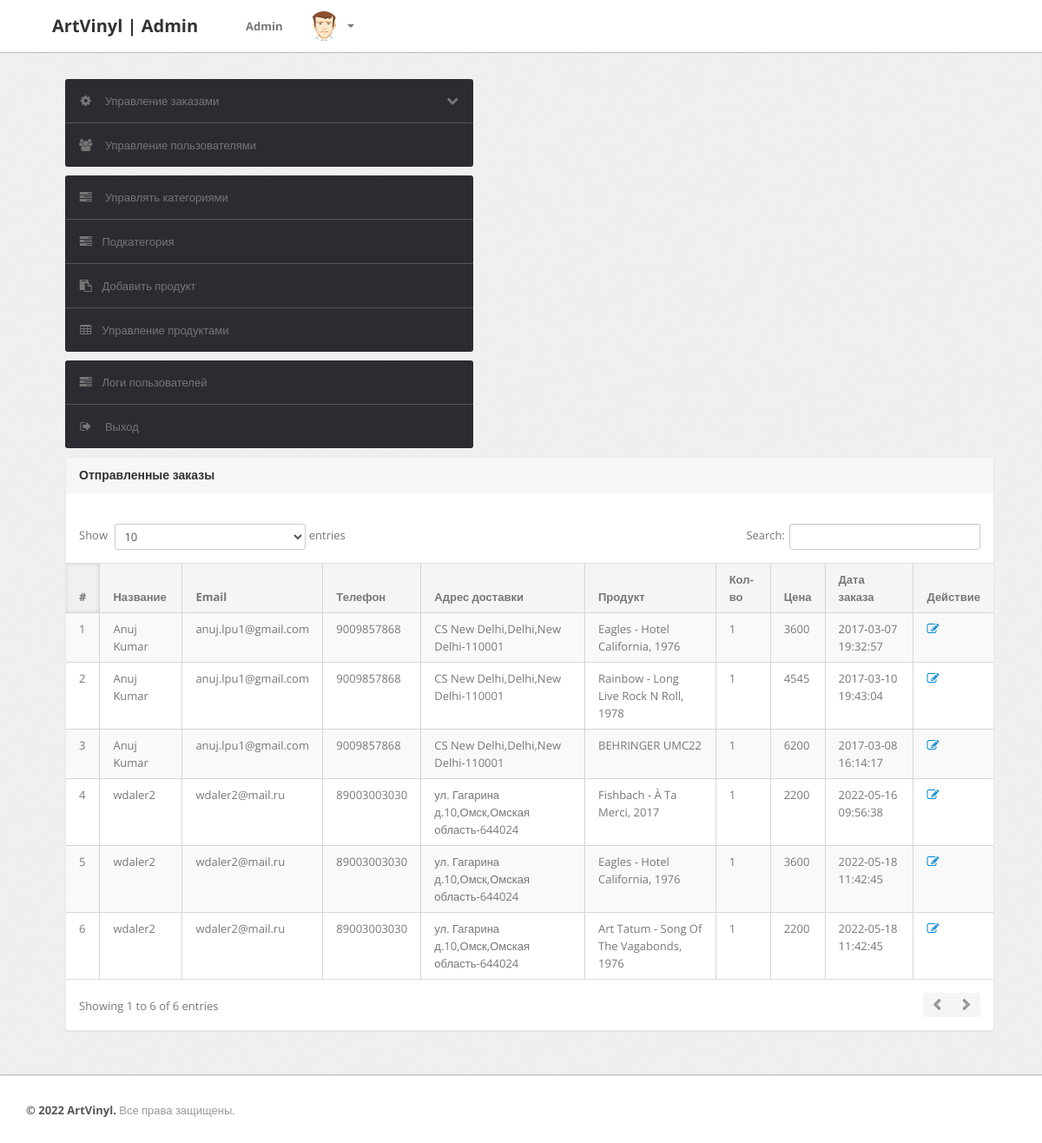
Page /admin/delivered-orders.php (signed in) on the committed database.
### tables this page shows
CREATE TABLE `orders` (
  `id` int(11) NOT NULL,
  `userId` int(11) DEFAULT NULL,
  `productId` int(11) DEFAULT NULL,
  `quantity` int(11) DEFAULT NULL,
  `orderDate` timestamp NOT NULL DEFAULT current_timestamp(),
  `paymentMethod` varchar(50) DEFAULT NULL,
  `orderStatus` varchar(55) DEFAULT NULL
);

CREATE TABLE `users` (
  `id` int(11) NOT NULL,
  `name` varchar(255) DEFAULT NULL,
  `email` varchar(255) DEFAULT NULL,
  `contactno` bigint(20) DEFAULT NULL,
  `password` varchar(255) DEFAULT NULL,
  `shippingAddress` longtext DEFAULT NULL,
  `shippingState` varchar(255) DEFAULT NULL,
  `shippingCity` varchar(255) DEFAULT NULL,
  `shippingPincode` int(11) DEFAULT NULL,
  `billingAddress` longtext DEFAULT NULL,
  `billingState` varchar(255) DEFAULT NULL,
  `billingCity` varchar(255) DEFAULT NULL,
  `billingPincode` int(11) DEFAULT NULL,
  `regDate` timestamp NOT NULL DEFAULT current_timestamp(),
  `updationDate` varchar(255) DEFAULT NULL
);

CREATE TABLE `products` (
  `id` int(11) NOT NULL,
  `category` int(11) NOT NULL,
  `subCategory` int(11) DEFAULT NULL,
  `productName` varchar(255) DEFAULT NULL,
  `productCompany` varchar(255) DEFAULT NULL,
  `productPrice` int(11) DEFAULT NULL,
  `productPriceBeforeDiscount` int(11) DEFAULT NULL,
  `productDescription` longtext DEFAULT NULL,
  `productImage1` varchar(255) DEFAULT NULL,
  `productImage2` varchar(255) DEFAULT NULL,
  `productImage3` varchar(255) DEFAULT NULL,
  `shippingCharge` int(11) DEFAULT NULL,
  `productAvailability` varchar(255) DEFAULT NULL,
  `postingDate` timestamp NULL DEFAULT current_timestamp(),
  `updationDate` varchar(255) DEFAULT NULL
);

### admin/delivered-orders.php (the view, shortened to what this page needs)
<?php session_start();
include('include/config.php');
if(strlen($_SESSION['alogin'])==0)
	{
header('location:index.php');
}
else{
?>
<!DOCTYPE html>
<html lang="ru">
<head>
	<link type="text/css" href="bootstrap/css/bootstrap.min.css" rel="stylesheet">
	<link type="text/css" href="bootstrap/css/bootstrap-responsive.min.css" rel="stylesheet">
	<link type="text/css" href="css/theme.css" rel="stylesheet">
	<link type="text/css" href="images/icons/css/font-awesome.css" rel="stylesheet">
</head>
<body>
<?php include('include/header.php');?>
	<div class="wrapper">
		<div class="container">
			<div class="row">
<?php include('include/sidebar.php');?>
			<div class="span11">
					<div class="content">
	<div class="module">
							<div class="module-head">
								<h3>Отправленные заказы</h3>
							</div>
							<div class="module-body table">
									<br />
								<table cellpadding="0" cellspacing="0" border="0" class="datatable-1 table table-bordered table-striped	 display table-responsive" >
									<thead>
										<tr>
										<th>#</th>
											<th>Название</th>
											<th width="50">Email</th>
											<th width="50">Телефон</th>
											<th>Адрес доставки</th>
											<th>Продукт </th>
											<th>Кол-во </th>
											<th>Цена </th>
											<th>Дата заказа</th>
											<th>Действие</th>
										</tr>
									</thead>
<tbody>
<?php
$st='Доставлено';
$query=mysqli_query($con,"select users.name as username,users.email as useremail,users.contactno as usercontact,users.shippingAddress as shippingaddress,users.shippingCity as shippingcity,users.shippingState as shippingstate,users.shippingPincode as shippingpincode,products.productName as productname,products.shippingCharge as shippingcharge,orders.quantity as quantity,orders.orderDate as orderdate,products.productPrice as productprice,orders.id as id  from orders join users on  orders.userId=users.id join products on products.id=orders.productId where orders.orderStatus='$st'");
$cnt=1;
while($row=mysqli_fetch_array($query))
{
?>
										<tr>
											<td><?php echo htmlentities($cnt);?></td>
											<td><?php echo htmlentities($row['username']);?></td>
											<td><?php echo htmlentities($row['useremail']);?></td>
											<td><?php echo htmlentities($row['usercontact']);?></td>
											<td><?php echo htmlentities($row['shippingaddress'].",".$row['shippingcity'].",".$row['shippingstate']."-".$row['shippingpincode']);?></td>
											<td><?php echo htmlentities($row['productname']);?></td>
											<td><?php echo htmlentities($row['quantity']);?></td>
											<td><?php echo htmlentities($row['quantity']*$row['productprice']+$row['shippingcharge']);?></td>
											<td><?php echo htmlentities($row['orderdate']);?></td>
											<td>    <a href="updateorder.php?oid=<?php echo htmlentities($row['id']);?>" title="Update order" target="_blank"><i class="icon-edit"></i></a>
											</td>
											</tr>
										<?php $cnt=$cnt+1; } ?>
										</tbody>
								</table>
							</div>
						</div>
					</div>
				</div>
			</div>
		</div>
	</div>
<?php include('include/footer.php');?>
</body>
<?php } ?>

### rows in the picture
orders: userId.name "Anuj Kumar", userId.email "anuj.lpu1@gmail.com", userId.contactno "9009857868", userId.shippingPincode "CS New Delhi,Delhi,New Delhi-110001", productId.productName "Eagles - Hotel California, 1976", quantity "1", $row['quantity']*$row['productprice']+$row['shippingcharge'] "3600", orderDate "2017-03-07 19:32:57"
orders: userId.name "Anuj Kumar", userId.email "anuj.lpu1@gmail.com", userId.contactno "9009857868", userId.shippingPincode "CS New Delhi,Delhi,New Delhi-110001", productId.productName "Rainbow - Long Live Rock N Roll, 1978", quantity "1", $row['quantity']*$row['productprice']+$row['shippingcharge'] "4545", orderDate "2017-03-10 19:43:04"
orders: userId.name "Anuj Kumar", userId.email "anuj.lpu1@gmail.com", userId.contactno "9009857868", userId.shippingPincode "CS New Delhi,Delhi,New Delhi-110001", productId.productName "BEHRINGER UMC22", quantity "1", $row['quantity']*$row['productprice']+$row['shippingcharge'] "6200", orderDate "2017-03-08 16:14:17"
orders: userId.name "wdaler2", userId.email "wdaler2@mail.ru", userId.contactno "89003003030", userId.shippingPincode "ул. Гагарина д.10,Омск,Омская область-644024", productId.productName "Fishbach - À Ta Merci, 2017", quantity "1", $row['quantity']*$row['productprice']+$row['shippingcharge'] "2200", orderDate "2022-05-16 09:56:38"
orders: userId.name "wdaler2", userId.email "wdaler2@mail.ru", userId.contactno "89003003030", userId.shippingPincode "ул. Гагарина д.10,Омск,Омская область-644024", productId.productName "Eagles - Hotel California, 1976", quantity "1", $row['quantity']*$row['productprice']+$row['shippingcharge'] "3600", orderDate "2022-05-18 11:42:45"
orders: userId.name "wdaler2", userId.email "wdaler2@mail.ru", userId.contactno "89003003030", userId.shippingPincode "ул. Гагарина д.10,Омск,Омская область-644024", productId.productName "Art Tatum - Song Of The Vagabonds, 1976", quantity "1", $row['quantity']*$row['productprice']+$row['shippingcharge'] "2200", orderDate "2022-05-18 11:42:45"
